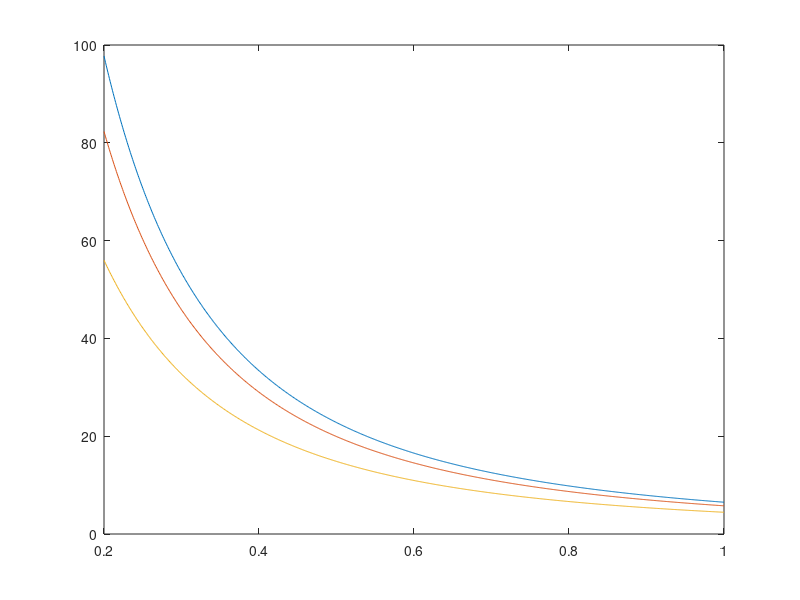

The MATLAB source for this figure: (Note: this script raises an error after producing the figure.)
clear all
close all
clc

% Define power quantities
Php = 180; % hp
Pinlbs = Php * 550 * 12; % in-lb/s

% Define rotational speed quantities
omegaRPM = 2700; % rpm
omegaRAD = omegaRPM * 1/60 * (2*pi); % rad/s

% Calculate torque in shaft
T = (Pinlbs / omegaRAD) * 1/1000; % ksi

% Define FOS and calculate max allowable shear stress
FOS = 1.5; % unitless
tau_shear = 26; % ksi
tau_max = (tau_shear / FOS); % ksi

% Define 6061-T6 aluminum density
rho = 0.098; % lb/in^3

% Define loop parameters for testing inner radius values
min_test = 0.2; % in
max_test = 1; % in
step = 1e-3; % in

i=0;
k=0;
for r = min_test:step:max_test
    k=k+1;
    
    % Create radius vector for plotting
    radius(k) = r; % in
    
    % Loop for 0.090 wall thickness
    for w = 0.090 % in
        i = i+1;
        J = (pi*(((r+w)^4)-(r^4)))/2; % in^4
        tau090 = (T*r)/J; % ksi
        weight = rho * ((pi*r^2)-(pi*(r-w)^2)) * 12; % lb/ft
        
        %  Add values to vector for all shaft options
        option(i,1) = r;
        option(i,2) = w;
        option(i,3) = tau090;
        option(i,4) = weight;
        
        % Create shear stress vector for plotting
        tau_090(k) = tau090;
    end
    
    % Loop for 0.100 wall thickness
    for w = 0.100 % in
        i = i+1;
        J = (pi*(((r+w)^4)-(r^4)))/2; % in^4
        tau100 = (T*r)/J; % ksi
        weight = rho * ((pi*r^2)-(pi*(r-w)^2)) * 12; % lb/ft
        
        % Add values to vector for all shaft options
        option(i,1) = r;
        option(i,2) = w;
        option(i,3) = tau100;
        option(i,4) = weight;
        
        % Create shear stress vector for plotting
        tau_100(k) = tau100;
    end
    
    % Loop for 0.125 wall thickness
    for w = 0.125 % in
        i = i+1;
        J = (pi*(((r+w)^4)-(r^4)))/2; % in^4
        tau125 = (T*r)/J; % ksi
        weight = rho * ((pi*r^2)-(pi*(r-w)^2)) * 12; % lb/ft
        
        % Add values to vector for all shaft options
        option(i,1) = r;
        option(i,2) = w;
        option(i,3) = tau125;
        option(i,4) = weight;
        
        % Create shear stress vector for plotting
        tau_125(k) = tau125;
    end
    
end

% Plot diameter and shear stress data for given wall thickness options
figure
plot(radius,tau_090,radius,tau_100,radius,tau_125)
yline(tau_max,'k','Max Allowable Shear Stress')
xlabel('Radius [in]')
ylabel('Shear Stress [ksi]')
legend('0.090" Wall','0.100" Wall','0.125" Wall')
set(gcf, 'color', 'w')

% Identify all shaft options that have shear stress under allowable value
n=0;
for m = 1:length(option)
    if option(m,3) < tau_max
        n=n+1;
        valid(n,1) = option(m,1);
        valid(n,2) = option(m,2);
        valid(n,3) = option(m,3);
        valid(n,4) = option(m,4);
    end
end

% Identify shaft combo with the lowest weight from valid options
[best_weight,index] = min(valid(:,4));

% Write best measurements to new variables
new_rad = valid(index,1);
new_wall = valid(index,2);
new_tau = valid(index,3);
new_weight = valid(index,4);
new_FOS = tau_shear / new_tau;

% Print ideal shaft information to command window
fprintf('--- Ideal shaft information --- \n\n');
fprintf('Inner Radius: %7.5f in \n',new_rad);
fprintf('Wall Thickness: %7.5f in \n',new_wall);
fprintf('Shear Stress: %7.5f ksi \n',new_tau);
fprintf('Weight: %7.5f lb/ft \n',new_weight);
fprintf('Factor of Safety: %7.5f \n',new_FOS);